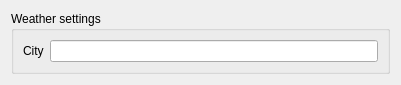
<?xml version="1.0" encoding="UTF-8"?>
<ui version="4.0">
 <class>ActionWeatherForm</class>
 <widget class="QWidget" name="ActionWeatherForm">
  <property name="geometry">
   <rect>
    <x>0</x>
    <y>0</y>
    <width>401</width>
    <height>79</height>
   </rect>
  </property>
  <property name="windowTitle">
   <string>Form</string>
  </property>
  <layout class="QVBoxLayout" name="verticalLayout">
   <item>
    <widget class="QGroupBox" name="qgbWeather">
     <property name="title">
      <string>Weather settings</string>
     </property>
     <layout class="QFormLayout" name="formLayout_2">
      <item row="0" column="0">
       <widget class="QLabel" name="qlCity">
        <property name="text">
         <string>City</string>
        </property>
        <property name="buddy">
         <cstring>qleCity</cstring>
        </property>
       </widget>
      </item>
      <item row="0" column="1">
       <widget class="QLineEdit" name="qleCity"/>
      </item>
     </layout>
    </widget>
   </item>
  </layout>
 </widget>
 <resources/>
 <connections/>
</ui>
